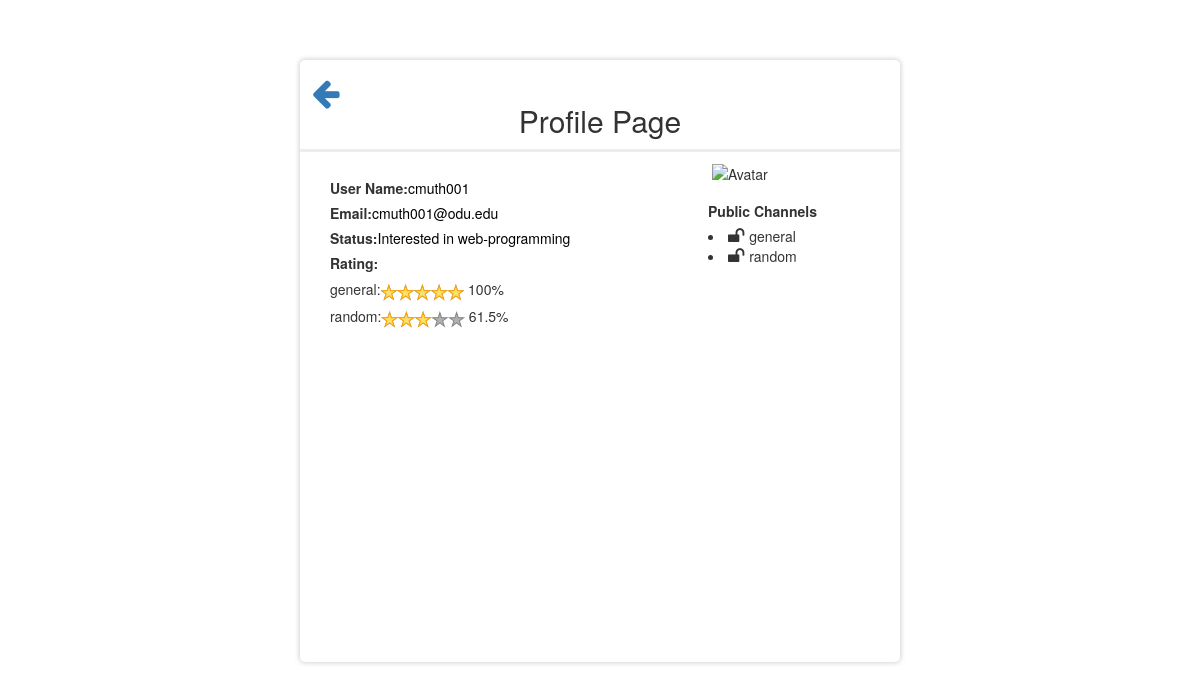
The app's page /profilePage.php?email=cmuth001@odu.edu (signed in) with its own data.
### tables this page shows
CREATE TABLE IF NOT EXISTS `users` (
  `email` varchar(50) NOT NULL,
  `user_name` varchar(20) NOT NULL,
  `display_name` varchar(20) NOT NULL,
  `status` varchar(50) NOT NULL DEFAULT 'Available',
  `mode_id` int(10) NOT NULL DEFAULT '0',
  `display_pic` varchar(50) NOT NULL DEFAULT 'no pic',
  `description` varchar(200) NOT NULL DEFAULT 'bio',
  `password` varchar(20) NOT NULL,
  `phone_no` int(13) NOT NULL DEFAULT '1234567890',
  `skype_id` varchar(20) NOT NULL DEFAULT 'skype id',
  `timestamp` timestamp NOT NULL DEFAULT CURRENT_TIMESTAMP ON UPDATE CURRENT_TIMESTAMP
);

CREATE TABLE IF NOT EXISTS `userChannels` (
  `user_email` varchar(50) NOT NULL,
  `channel_id` int(10) NOT NULL,
  `channel_name` varchar(200) NOT NULL DEFAULT 'empty',
  `isPublic` tinyint(1) NOT NULL DEFAULT '0',
  `join_time` timestamp NOT NULL DEFAULT CURRENT_TIMESTAMP ON UPDATE CURRENT_TIMESTAMP,
  `starred` tinyint(1) NOT NULL DEFAULT '0'
);

CREATE TABLE IF NOT EXISTS `channels` (
  `channel_id` int(20) NOT NULL,
  `channel_name` varchar(200) NOT NULL,
  `purpose` varchar(500) NOT NULL,
  `created_by_user_email` varchar(50) NOT NULL,
  `createdon` timestamp NOT NULL DEFAULT '0000-00-00 00:00:00' ON UPDATE CURRENT_TIMESTAMP,
  `access_specifiers` tinyint(1) NOT NULL DEFAULT '0',
  `isArchive` tinyint(1) NOT NULL DEFAULT '0'
);

### profilePage.php (the view, shortened to what this page needs)
<?php
include_once "sqlQueries.php";
$image_url = "./assets/images/".$_GET['email'].'.png';
$result = getUserDetails(mysqli_real_escape_string($conn,$_GET['email']));
$count = existOrNot(mysqli_real_escape_string($conn,$_GET['email']));
$userName =  $result['display_name'];
$result = getUserDetails(mysqli_real_escape_string($conn,$_GET['email']));
$email =  $result['email'];
$result = getUserDetails(mysqli_real_escape_string($conn,$_GET['email']));
$status = $result['status'];
$publicChannels =getAllPublicChannels(mysqli_real_escape_string($conn,$_GET['email']));
$rating = userProfileRating(mysqli_real_escape_string($conn,$_GET['email']));
$profile = "<!DOCTYPE html>
						<html>
						    <head>
						        <link rel='stylesheet' type='text/css' href='./profilePage.css'>
						        <link rel='stylesheet' href='https://maxcdn.bootstrapcdn.com/bootstrap/3.3.7/css/bootstrap.min.css'>
						        <link rel='stylesheet' href='https://cdnjs.cloudflare.com/ajax/libs/font-awesome/4.7.0/css/font-awesome.min.css'>
						    </head>
						    <body>";
    if($_GET['email'] && $count){
        $profile = $profile. "
								<div class = 'formDiv'>
												<div class =''>
									            	<a href ='index.php?channel=1'><i class='fa fa-arrow-left arrowLeft' aria-hidden='true' style = 'margin-top: 3%;'></i></a>
									            	<h2 style='margin-top: -3%;'>Profile Page</h2>
									            </div>
								                <div class='container' style = 'height:100%; width:95%;'>
									                <div class = 'leftside' style='float:left;width: 70%;'>
									                	<label><b>User Name:</b></label><span class='profileStyle'>$userName</span><br>
										                <label><b>Email:</b></label><span class='profileStyle'>$email</span><br>
										                <label><b>Status:</b></label><span class='profileStyle'>$status</span><br>
										                <div class = 'userRating'>
									                        <label>Rating:</label></br>
									                        	$rating
									                    </div>
									                </div>
									                <div class ='profilePic' style='width:30%;height:100%;float:right;margin-top: -3%;' >
									                    <label class='notifyImgResult'></label>
									                    <img src='$image_url' width='100%'' height='40%'' alt='Avatar' class='avatar'>
									                    <div class = 'channels'>
									                        <label>Public Channels</label>
									                        	$publicChannels
									                    </div>
									                </div>
                									<div class='clearfix'>
                									</div>
              									</div>
        						</div>
    						</body>
						</html>
						    ";
						    echo $profile;
    }
 ?>

### sqlQueries.php (shortened to what this page needs)
<?php
$conn = new mysqli(DB_HOST, DB_USER, DB_PASSWORD,DB_NAME)
	OR die ('Could not connect to MySQL: '.mysql_error());
function getUserDetails($email){
	global $conn;
	$sql = "SELECT * FROM users where email= '".$email."'";
    $result = $conn->query($sql);
    $row = $result->fetch_assoc();
    return $row;
}
function existOrNot($email){
	global $conn;
	$sql = "SELECT COUNT(*) as count1 FROM users where email= '".$email."'";
    $count1 = mysqli_query($conn,$sql);
    $count = mysqli_fetch_assoc($count1);
    $count = $count['count1'];
    return $count;
}
function getAllPublicChannels($email){
	global $conn;
	$sql = "SELECT channels.channel_name FROM `userChannels` join channels on userChannels.channel_id=channels.channel_id where userChannels.user_email='$email' and access_specifiers=0";
    $result = mysqli_query($conn, $sql);
    $string = "";
    while(($row = mysqli_fetch_assoc($result)))
	{
    	$string=$string."<li ><i style='font-size: 126%;padding-right: 3%;' class='fa'>&#xf09c;</i>".$row['channel_name']."</li>";
	}
	return $string;
}
function userProfileRating($email){
	global $conn;
	$sql = "SELECT userChannels.channel_id as chId, userChannels.channel_name as chName  FROM `userChannels` join channels on userChannels.channel_id=channels.channel_id where userChannels.user_email='$email' and access_specifiers=0";
    $result = mysqli_query($conn, $sql);
    $string = "";
    while(($row = mysqli_fetch_assoc($result)))
	{
		$channelId = $row['chId'];
		$usersWeight = [];
		$userValue=0;
		$channelMembersQuery = "SELECT * FROM `userChannels` join channels on userChannels.channel_id=channels.channel_id where userChannels.channel_id=$channelId";
		$channelMembersResult = mysqli_query($conn, $channelMembersQuery);
		while(($memberRow = mysqli_fetch_assoc($channelMembersResult)))
		{
			$channelMemberEmail = $memberRow['user_email'];
	    	$usersMessagesCountQuery = "SELECT count(*) as userChannelMessagesCount FROM `channel_messages` where channel_id='$channelId' and channel_messages.cuser_email='$channelMemberEmail'";
	    	$usersMessagesCountResult = mysqli_query($conn,$usersMessagesCountQuery);
			$usersMessagesCount = mysqli_fetch_assoc($usersMessagesCountResult);
			$usersMessagesCount = intval($usersMessagesCount['userChannelMessagesCount']);
			$usersMessagesWeight = ($usersMessagesCount)*(40/100);
			$userThreadMessagesCountQuery ="SELECT count(*) as userThreadMessagesCount FROM `threaded_messages` join channel_messages on channel_messages.cmessage_id=threaded_messages.message_id where channel_messages.channel_id='$channelId' and threaded_messages.user_email='$channelMemberEmail'";
			$userThreadMessagesCountResult = mysqli_query($conn,$userThreadMessagesCountQuery);
			$userThreadMessagesCount = mysqli_fetch_assoc($userThreadMessagesCountResult);
			$userThreadMessagesCount = intval($userThreadMessagesCount['userThreadMessagesCount']);
			$usersThreadMessagesWeight = ($userThreadMessagesCount)*(30/100);
			$userReactionCountQuery = "SELECT count(*) as usersReactionCount FROM `channel_message_reaction` JOIN channel_messages on channel_messages.cmessage_id=channel_message_reaction.message_id where channel_messages.channel_id='$channelId' AND channel_message_reaction.user_email='$channelMemberEmail'";
			$userReactionCountResult = mysqli_query($conn,$userReactionCountQuery);
			$userReactionCount =mysqli_fetch_assoc($userReactionCountResult);
			$userReactionCount = intval($userReactionCount['usersReactionCount']);
			$userReactionWeight = ($userReactionCount)*(30/100);
			$totalweight = $usersMessagesWeight+$usersThreadMessagesWeight+$userReactionWeight;
			if($email==$channelMemberEmail){
				$userValue =$totalweight;
			}
			array_push($usersWeight, $totalweight);
		}
		$userPercentage = (100*$userValue)/max($usersWeight);
    	$string=$string."<span>".$row['chName'].":<div class='ratings'><div class='empty-stars'></div> <div class='full-stars' style='width:".round($userPercentage,1)."%'></div></div> "." ".round($userPercentage,1)."%"."</span></br>";
	}
	return $string;
}
 ?>

### profilePage.css (style rules this page uses)
.profileStyle { color:black; }
.formDiv { width: 50%; margin-left: auto; margin-right: auto; margin-top: 5%; box-shadow: 0px 0px 5px 1px lightgrey; border-radius: 5px; }
h2 { text-align: center; padding: 2%; border-bottom: 3px solid #ededed; }
.arrowLeft { font-size: 230% !important; margin-left: 2%; cursor: pointer; }
.container { padding: 16px; min-height: 500px }
.channels { margin-top: 10%; }
.clearfix::after { content: ""; clear: both; display: table; }
.ratings { position: relative; vertical-align: middle; display: inline-block; color: #b1b1b1; overflow: hidden; }
.full-stars { position: absolute; left: 0; top: 0; white-space: nowrap; overflow: hidden; color: #fde16d; }
.empty-stars:before, .full-stars:before { content:"\2605\2605\2605\2605\2605"; font-size: 14pt; }
.empty-stars:before { -webkit-text-stroke: 1px #848484; }
.full-stars:before { -webkit-text-stroke: 1px orange; }

### records on screen
users: display_name "cmuth001", status "Interested in web-programming"
userchannels: channel_name "general"
userchannels: channel_name "random"
channels: channel_name "general"
channels: channel_name "random"

### other values on screen
$email "cmuth001@odu.edu"
$userPercentage "100 61.5"
